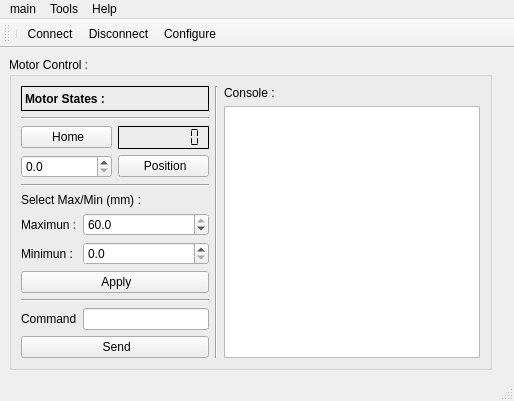
<?xml version="1.0" encoding="UTF-8"?>
<ui version="4.0">
 <class>MainWindow</class>
 <widget class="QMainWindow" name="MainWindow">
  <property name="windowModality">
   <enum>Qt::NonModal</enum>
  </property>
  <property name="geometry">
   <rect>
    <x>0</x>
    <y>0</y>
    <width>514</width>
    <height>401</height>
   </rect>
  </property>
  <property name="windowTitle">
   <string>GRBL Interface 1.0</string>
  </property>
  <property name="windowIcon">
   <iconset resource="icone.qrc">
    <normaloff>:/iconeWindows/icone/saber.png</normaloff>:/iconeWindows/icone/saber.png</iconset>
  </property>
  <widget class="QWidget" name="centralwidget">
   <layout class="QGridLayout" name="gridLayout">
    <item row="0" column="1">
     <widget class="QLabel" name="label_console">
      <property name="text">
       <string/>
      </property>
     </widget>
    </item>
    <item row="0" column="0">
     <widget class="QGroupBox" name="groupBox">
      <property name="contextMenuPolicy">
       <enum>Qt::DefaultContextMenu</enum>
      </property>
      <property name="title">
       <string>Motor Control :</string>
      </property>
      <property name="flat">
       <bool>false</bool>
      </property>
      <property name="checkable">
       <bool>false</bool>
      </property>
      <layout class="QHBoxLayout" name="horizontalLayout_4">
       <item>
        <layout class="QVBoxLayout" name="verticalLayout_4">
         <item>
          <widget class="QLabel" name="label_state">
           <property name="font">
            <font>
             <family>MS Shell Dlg 2</family>
             <weight>75</weight>
             <bold>true</bold>
            </font>
           </property>
           <property name="frameShape">
            <enum>QFrame::Panel</enum>
           </property>
           <property name="text">
            <string>Motor States : </string>
           </property>
           <property name="textFormat">
            <enum>Qt::AutoText</enum>
           </property>
           <property name="scaledContents">
            <bool>false</bool>
           </property>
           <property name="wordWrap">
            <bool>false</bool>
           </property>
          </widget>
         </item>
         <item>
          <widget class="Line" name="line">
           <property name="orientation">
            <enum>Qt::Horizontal</enum>
           </property>
          </widget>
         </item>
         <item>
          <layout class="QVBoxLayout" name="verticalLayout_3">
           <item>
            <layout class="QHBoxLayout" name="horizontalLayout_2">
             <item>
              <widget class="QPushButton" name="button_Home">
               <property name="text">
                <string> Home</string>
               </property>
               <property name="icon">
                <iconset resource="icone.qrc">
                 <normaloff>:/iconeMotor/icone/house.png</normaloff>:/iconeMotor/icone/house.png</iconset>
               </property>
              </widget>
             </item>
             <item>
              <widget class="QLCDNumber" name="lcdNumber">
               <property name="frameShadow">
                <enum>QFrame::Plain</enum>
               </property>
               <property name="smallDecimalPoint">
                <bool>true</bool>
               </property>
               <property name="digitCount">
                <number>7</number>
               </property>
               <property name="segmentStyle">
                <enum>QLCDNumber::Flat</enum>
               </property>
               <property name="value" stdset="0">
                <double>0.000000000000000</double>
               </property>
               <property name="intValue" stdset="0">
                <number>0</number>
               </property>
              </widget>
             </item>
            </layout>
           </item>
           <item>
            <layout class="QHBoxLayout" name="horizontalLayout_3">
             <item>
              <widget class="QDoubleSpinBox" name="SpinBox_Position">
               <property name="decimals">
                <number>1</number>
               </property>
              </widget>
             </item>
             <item>
              <widget class="QPushButton" name="button_Position">
               <property name="text">
                <string> Position</string>
               </property>
               <property name="icon">
                <iconset resource="icone.qrc">
                 <normaloff>:/iconeMotor/icone/route.png</normaloff>:/iconeMotor/icone/route.png</iconset>
               </property>
              </widget>
             </item>
            </layout>
           </item>
          </layout>
         </item>
         <item>
          <widget class="Line" name="line_2">
           <property name="orientation">
            <enum>Qt::Horizontal</enum>
           </property>
          </widget>
         </item>
         <item>
          <layout class="QVBoxLayout" name="verticalLayout">
           <item>
            <widget class="QLabel" name="label_Min_Max">
             <property name="text">
              <string>Select Max/Min (mm) :</string>
             </property>
            </widget>
           </item>
           <item>
            <layout class="QFormLayout" name="formLayout_2">
             <item row="0" column="0">
              <widget class="QLabel" name="label_Max">
               <property name="text">
                <string>Maximun :</string>
               </property>
              </widget>
             </item>
             <item row="0" column="1">
              <widget class="QDoubleSpinBox" name="spinBox_Max">
               <property name="decimals">
                <number>1</number>
               </property>
               <property name="maximum">
                <double>60.000000000000000</double>
               </property>
               <property name="value">
                <double>60.000000000000000</double>
               </property>
              </widget>
             </item>
             <item row="1" column="0">
              <widget class="QLabel" name="label_Min">
               <property name="text">
                <string>Minimun :</string>
               </property>
              </widget>
             </item>
             <item row="1" column="1">
              <widget class="QDoubleSpinBox" name="spinBox_Min">
               <property name="decimals">
                <number>1</number>
               </property>
              </widget>
             </item>
            </layout>
           </item>
           <item>
            <widget class="QPushButton" name="button_Apply">
             <property name="text">
              <string> Apply</string>
             </property>
             <property name="icon">
              <iconset resource="icone.qrc">
               <normaloff>:/iconeMotor/icone/checked.png</normaloff>:/iconeMotor/icone/checked.png</iconset>
             </property>
            </widget>
           </item>
          </layout>
         </item>
         <item>
          <widget class="Line" name="line_4">
           <property name="orientation">
            <enum>Qt::Horizontal</enum>
           </property>
          </widget>
         </item>
         <item>
          <layout class="QVBoxLayout" name="verticalLayout_5">
           <item>
            <layout class="QHBoxLayout" name="horizontalLayout">
             <item>
              <widget class="QLabel" name="label_Command">
               <property name="text">
                <string>Command</string>
               </property>
              </widget>
             </item>
             <item>
              <widget class="QLineEdit" name="lineEdit_cmd"/>
             </item>
            </layout>
           </item>
           <item>
            <widget class="QPushButton" name="button_Send">
             <property name="text">
              <string> Send</string>
             </property>
             <property name="icon">
              <iconset resource="icone.qrc">
               <normaloff>:/iconeMotor/icone/send.png</normaloff>:/iconeMotor/icone/send.png</iconset>
             </property>
            </widget>
           </item>
          </layout>
         </item>
        </layout>
       </item>
       <item>
        <widget class="Line" name="line_3">
         <property name="orientation">
          <enum>Qt::Vertical</enum>
         </property>
        </widget>
       </item>
       <item>
        <layout class="QVBoxLayout" name="verticalLayout_2">
         <item>
          <widget class="QLabel" name="label_Console">
           <property name="frameShape">
            <enum>QFrame::NoFrame</enum>
           </property>
           <property name="frameShadow">
            <enum>QFrame::Plain</enum>
           </property>
           <property name="text">
            <string>Console :</string>
           </property>
          </widget>
         </item>
         <item>
          <widget class="Console" name="console_Window">
           <property name="enabled">
            <bool>true</bool>
           </property>
           <property name="maximumSize">
            <size>
             <width>10000000</width>
             <height>10000000</height>
            </size>
           </property>
          </widget>
         </item>
        </layout>
       </item>
      </layout>
     </widget>
    </item>
   </layout>
  </widget>
  <widget class="QMenuBar" name="menubar">
   <property name="geometry">
    <rect>
     <x>0</x>
     <y>0</y>
     <width>514</width>
     <height>21</height>
    </rect>
   </property>
   <widget class="QMenu" name="menuConnect">
    <property name="title">
     <string>main</string>
    </property>
    <addaction name="actionConnect"/>
    <addaction name="actionDisconnect"/>
    <addaction name="separator"/>
    <addaction name="separator"/>
    <addaction name="actionQuit"/>
   </widget>
   <widget class="QMenu" name="menuTools">
    <property name="title">
     <string>Tools</string>
    </property>
    <addaction name="actionConfigure"/>
    <addaction name="actionClearConsole"/>
   </widget>
   <widget class="QMenu" name="menuHelp">
    <property name="title">
     <string>Help</string>
    </property>
    <addaction name="actionAbout"/>
    <addaction name="actionAbout_Qt"/>
   </widget>
   <addaction name="menuConnect"/>
   <addaction name="menuTools"/>
   <addaction name="menuHelp"/>
  </widget>
  <widget class="QStatusBar" name="statusbar"/>
  <widget class="QToolBar" name="toolBar">
   <property name="windowTitle">
    <string>toolBar</string>
   </property>
   <attribute name="toolBarArea">
    <enum>TopToolBarArea</enum>
   </attribute>
   <attribute name="toolBarBreak">
    <bool>false</bool>
   </attribute>
   <addaction name="separator"/>
   <addaction name="actionConnect"/>
   <addaction name="actionDisconnect"/>
   <addaction name="actionConfigure"/>
  </widget>
  <action name="actionConnect">
   <property name="icon">
    <iconset resource="icone.qrc">
     <normaloff>:/iconeSerial/icone/usb.png</normaloff>:/iconeSerial/icone/usb.png</iconset>
   </property>
   <property name="text">
    <string>&amp;Connect</string>
   </property>
  </action>
  <action name="actionDisconnect">
   <property name="icon">
    <iconset resource="icone.qrc">
     <normaloff>:/iconeSerial/icone/disconnect.png</normaloff>:/iconeSerial/icone/disconnect.png</iconset>
   </property>
   <property name="text">
    <string>&amp;Disconnect</string>
   </property>
  </action>
  <action name="actionQuit">
   <property name="icon">
    <iconset resource="icone.qrc">
     <normaloff>:/iconeWindows/icone/remove.png</normaloff>:/iconeWindows/icone/remove.png</iconset>
   </property>
   <property name="text">
    <string>&amp;Quit</string>
   </property>
  </action>
  <action name="actionConfigure">
   <property name="icon">
    <iconset resource="icone.qrc">
     <normaloff>:/iconeSerial/icone/settings.png</normaloff>:/iconeSerial/icone/settings.png</iconset>
   </property>
   <property name="text">
    <string>Configure</string>
   </property>
  </action>
  <action name="actionAbout">
   <property name="icon">
    <iconset resource="icone.qrc">
     <normaloff>:/iconeWindows/icone/question.png</normaloff>:/iconeWindows/icone/question.png</iconset>
   </property>
   <property name="text">
    <string>About</string>
   </property>
  </action>
  <action name="actionAbout_Qt">
   <property name="icon">
    <iconset resource="icone.qrc">
     <normaloff>:/iconeWindows/icone/Qt_logo_2016.svg.png</normaloff>:/iconeWindows/icone/Qt_logo_2016.svg.png</iconset>
   </property>
   <property name="text">
    <string>About Qt</string>
   </property>
  </action>
  <action name="actionClearConsole">
   <property name="icon">
    <iconset resource="icone.qrc">
     <normaloff>:/iconeWindows/icone/broom.png</normaloff>:/iconeWindows/icone/broom.png</iconset>
   </property>
   <property name="text">
    <string>Clear</string>
   </property>
  </action>
 </widget>
 <customwidgets>
  <customwidget>
   <class>Console</class>
   <extends>QPlainTextEdit</extends>
   <header location="global">console.h</header>
  </customwidget>
 </customwidgets>
 <resources>
  <include location="icone.qrc"/>
 </resources>
 <connections/>
</ui>
